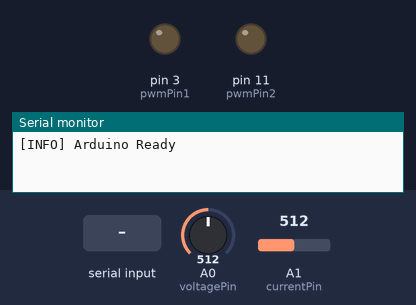
A sketch run on a simulated Arduino Uno, built with avr-gcc and run on an emulated ATmega328P. On the bench: output pins drawn as LEDs (lit = HIGH), the last lines printed to the serial monitor. Inputs (shaded band) come from the test bench; at power-on: A0 (voltagePin) = 512, A1 (currentPin) = 512.

Above: at 1.2 s.
1.3 s: "F,1\n" received over Serial
At 7.96 s:
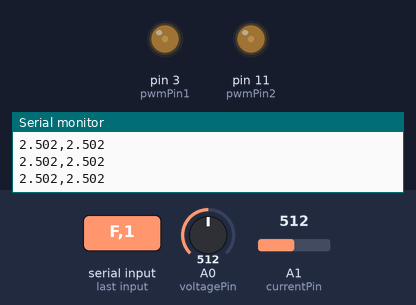
At 14.41 s:
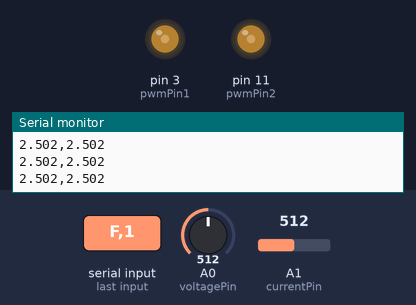
Timing chart, 0 to 20.5 s (numbered marks = the images above; inputs shaded):
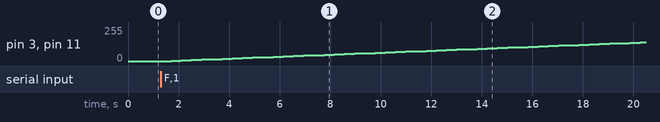

The sketch:

IV.ino
```cpp
const int pwmPin1 = 3;      // PWM Output 1
const int pwmPin2 = 11;     // PWM Output 2
const int voltagePin = A0;  // Voltage Input
const int currentPin = A1;  // Current Input

String mode = "X";  // Default mode: Stop
int pwmValue = 0;   // PWM Value from Python
float voltage = 0;  // Measured Voltage
float current = 0;  // Measured Current

void setup() {
    Serial.begin(115200);
    pinMode(pwmPin1, OUTPUT);
    pinMode(pwmPin2, OUTPUT);
    pinMode(voltagePin, INPUT);
    pinMode(currentPin, INPUT);
    TCCR2A = B10100011; //fast PWM on both A and B
    TCCR2B = B00000001; //no prescale on timer2
    Serial.println("[INFO] Arduino Ready");
}

void loop() {
    if (Serial.available() > 0) {
        String receivedData = Serial.readStringUntil('\n'); // Read incoming data
        receivedData.trim(); // Remove unwanted spaces or line breaks
        if (receivedData.length() > 0) {
            processInput(receivedData); // Process mode and PWM input
        }
    }

    if (mode == "F") {
        sweepForwardBias(); // Forward Bias Sweep
    }
    else if (mode == "I") {
        analogWrite(pwmPin1, pwmValue);
        analogWrite(pwmPin2, pwmValue);
        sendInstantValues(); // Continuous measurement
    }
    else if (mode == "R") {
        // Serial.println("[INFO] Reverse Bias Mode, No Measurement");
        //  Serial.println("[INFO] Reverse ") ;
        sweepReverseBias() ;
    }
    else if (mode == "X") {
        // Serial.println("[INFO] Measurement Stopped");
        return;
    }

    delay(100); // Small delay to prevent flooding
}

void processInput(String input) {
    input.trim(); // Remove unwanted spaces or line breaks
    if (input.length() < 1) {
        Serial.println("[ERROR] Empty command received.");
        return;
    }

    char receivedMode = input.charAt(0); // Get the first character as mode

    if (receivedMode == 'F' || receivedMode == 'R' || receivedMode == 'I') {
       //[INFO] Mode Set:
        mode = String(receivedMode); // Update mode
    } else {
        Serial.println("[ERROR] Invalid Mode");
        Serial.println(input);
        return;
    }

    // Check if "I" mode has a PWM value
    int commaIndex = input.indexOf(',');
    if (mode == "I" && commaIndex != -1) {
        int newPwmValue = input.substring(commaIndex + 1).toInt();
        if (newPwmValue >= 0 && newPwmValue <= 255)
         {
            //[INFO] PWM Set:
            pwmValue = newPwmValue;
            // analogWrite(pwmPin1, pwmValue);
            // analogWrite(pwmPin2, pwmValue);
        }
        else
        {
          Serial.println("[ERROR] Invalid PWM Value");
          Serial.println(input);
        }
    }
}
// Sweep PWM from 0 to 255 in Forward Bias
void sweepForwardBias()
{
    for (int pwm = 0; pwm <= 255; pwm +=3)
    {
        if (mode == "X") return; // Stop if mode is set to X
        analogWrite(pwmPin1, pwm);
        analogWrite(pwmPin2, pwm);
        readAndSendData();
        delay(300);
    }
    Serial.print("*");
    mode="X";
}
void sweepReverseBias()
{
    for (int pwm = 0; pwm <= 255; pwm +=3)
    {
        if (mode == "X") return; // Stop if mode is set to X
        analogWrite(pwmPin1, pwm);
        analogWrite(pwmPin2, pwm);
        readAndSendData();
        delay(300);
    }
    Serial.print("*");
    mode="X";
}
// Send voltage & current for Instant Mode
void sendInstantValues()
{
    if (mode != "X") readAndSendData();
}

// Read voltage & current, send to Python
float readVoltage() {
    float sum = 0;
    for (int i = 0; i < 10; i++) {
        sum += analogRead(voltagePin);
        delay(5);
    }
    return (sum / 10) * 5.0 / 1023.0;
}

float readCurrent() {
    float sum = 0;
    for (int i = 0; i < 10; i++) {
        sum += analogRead(currentPin);
        delay(5);
    }
    return (sum / 10) * 5.0 / 1023.0;
}

void readAndSendData() {
    voltage = readVoltage();
    current = readCurrent();
    Serial.print(voltage, 3);
    Serial.print(",");
    Serial.println(current, 3);
}
```

Measured:
- after the input at 1.3 s, pin 3 (pwmPin1), pin 11 (pwmPin2): moves from 0/255 to 141/255 over 18.6 s, starting after 0.40 s
